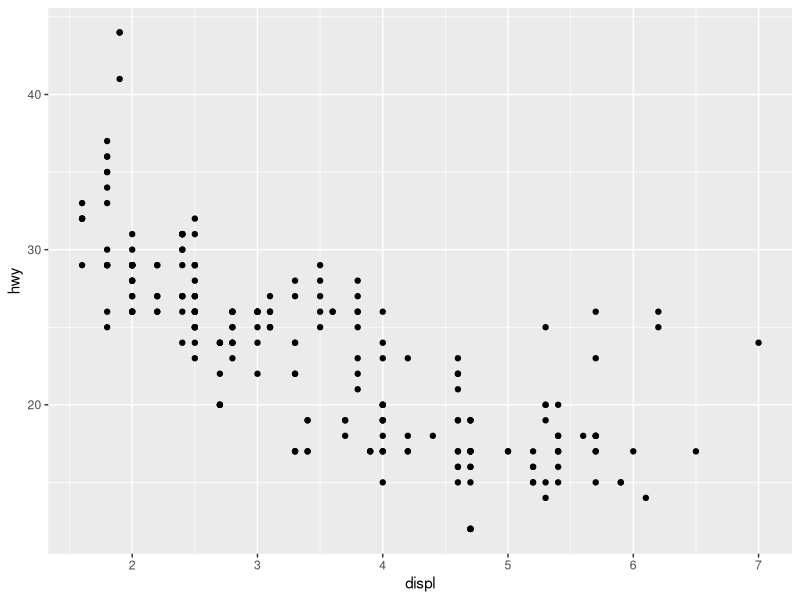
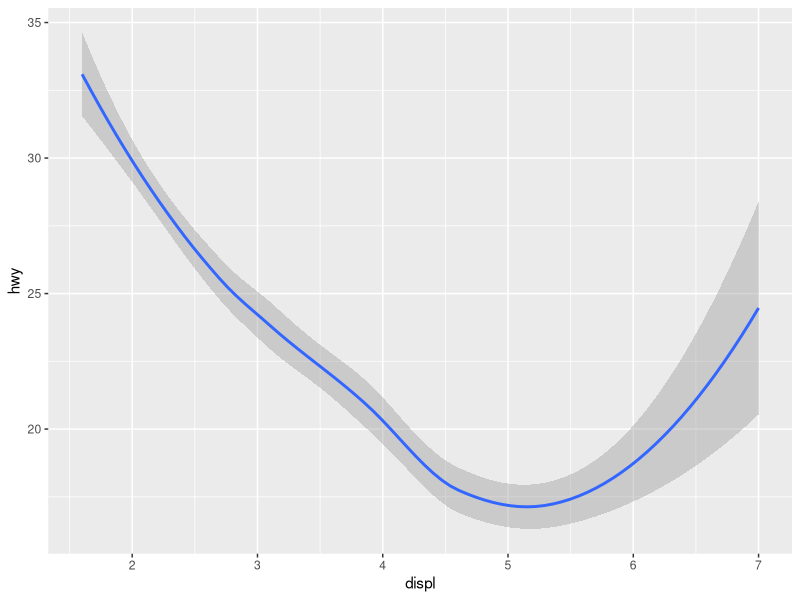
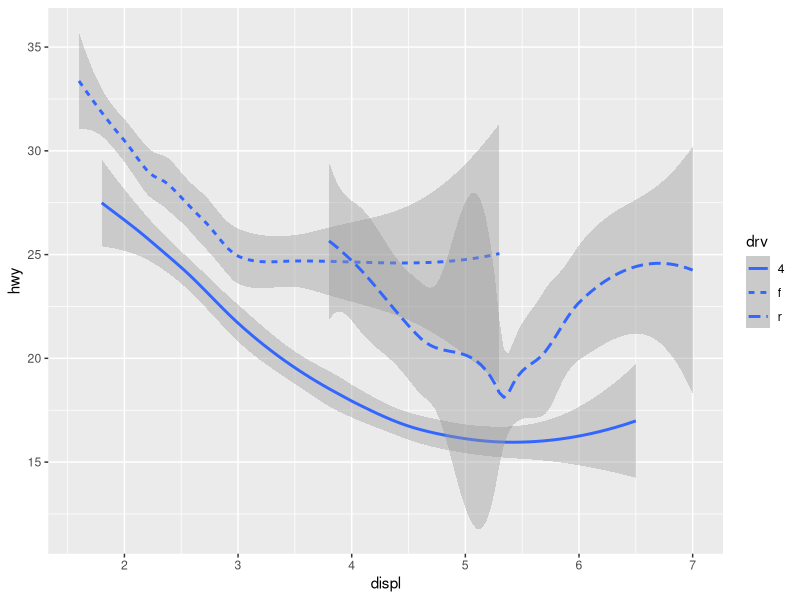
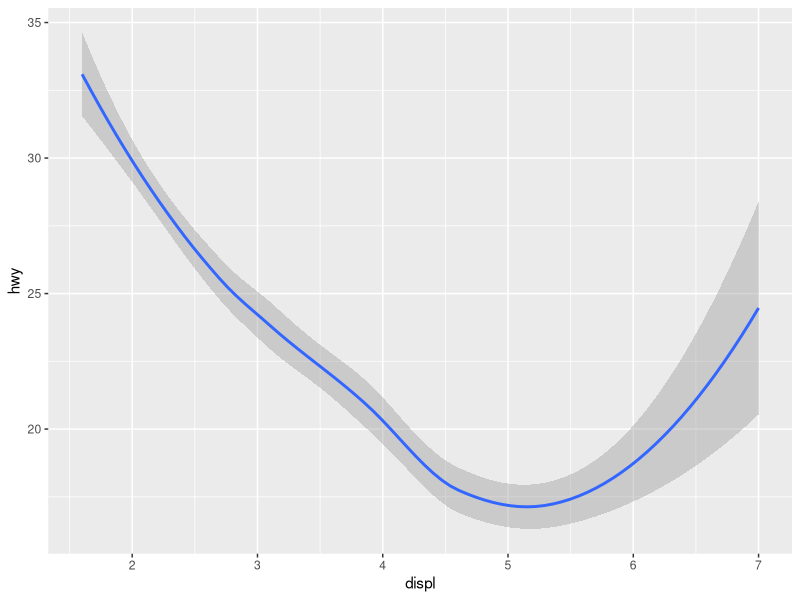
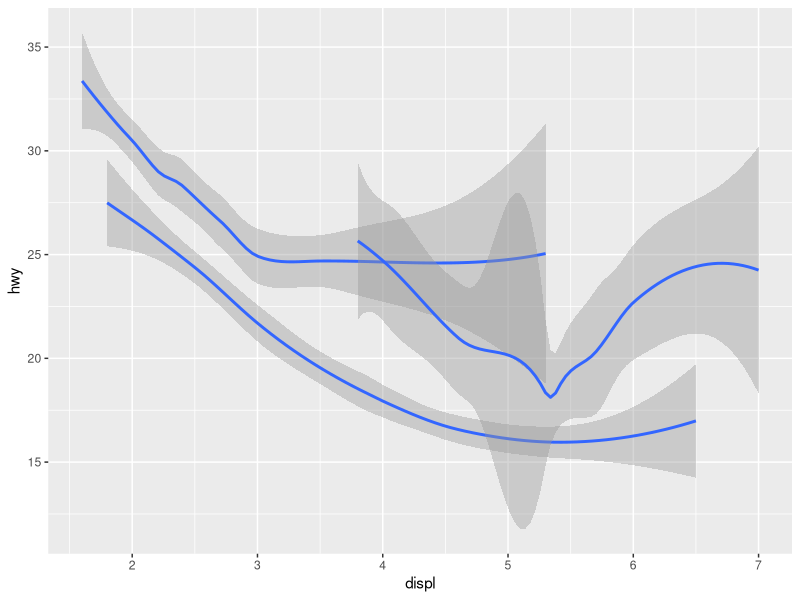
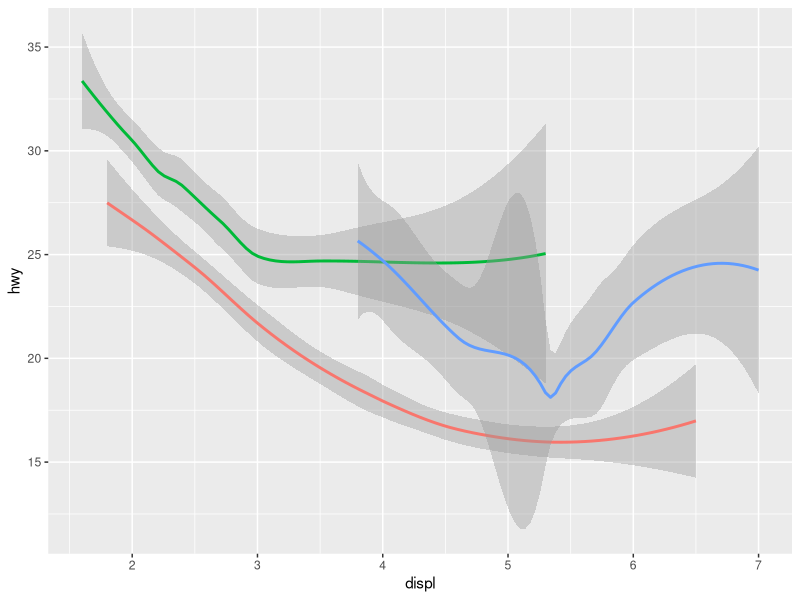
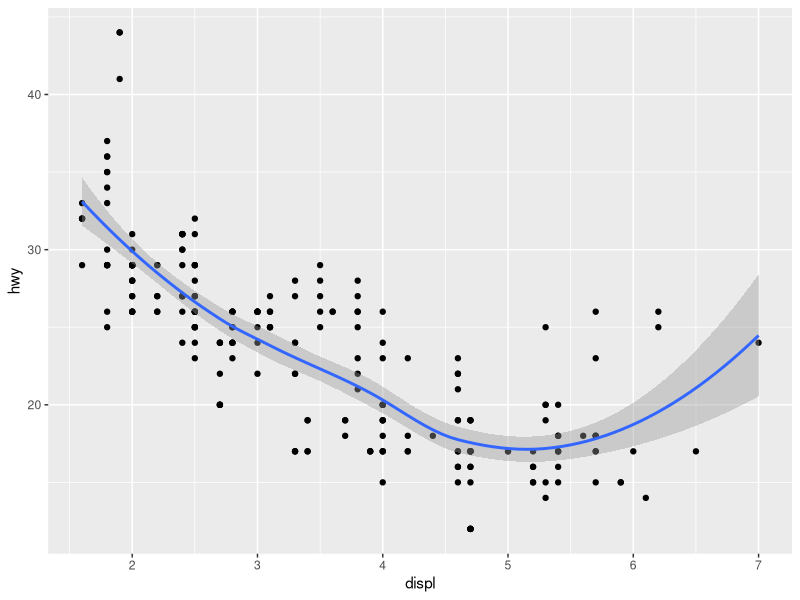
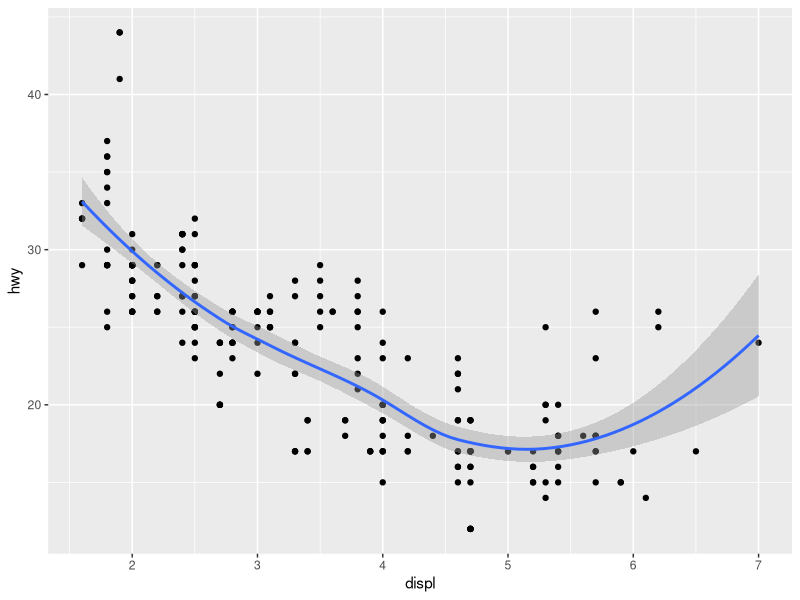

Generate these figures, in order, with R:
## ---- chunk 1
library(tidyverse)
## ---- chunk 2
# left
ggplot(data = mpg) + 
  geom_point(mapping = aes(x = displ, y = hwy))

# right
ggplot(data = mpg) + 
  geom_smooth(mapping = aes(x = displ, y = hwy))
## ---- chunk 3
ggplot(data = mpg) + 
  geom_smooth(mapping = aes(x = displ, y = hwy, linetype = drv))

ggplot(data = mpg) +
  geom_smooth(mapping = aes(x = displ, y = hwy))
              
ggplot(data = mpg) +
  geom_smooth(mapping = aes(x = displ, y = hwy, group = drv))
    
ggplot(data = mpg) +
  geom_smooth(
    mapping = aes(x = displ, y = hwy, color = drv),
    show.legend = FALSE
  )

ggplot(data = mpg) + 
  geom_point(mapping = aes(x = displ, y = hwy)) +
  geom_smooth(mapping = aes(x = displ, y = hwy))

ggplot(data = mpg, mapping = aes(x = displ, y = hwy)) + 
  geom_point() + 
  geom_smooth()

ggplot(data = mpg, mapping = aes(x = displ, y = hwy)) + 
  geom_point(mapping = aes(color = class)) + 
  geom_smooth()

ggplot(data = mpg, mapping = aes(x = displ, y = hwy)) + 
  geom_point(mapping = aes(color = class)) + 
  geom_smooth(data = filter(mpg, class == "subcompact"), se = FALSE)
## ---- chunk 4
ggplot(data = mpg, mapping = aes(x = displ, y = hwy, color = drv)) + 
  geom_point() + 
  geom_smooth(se = FALSE)
